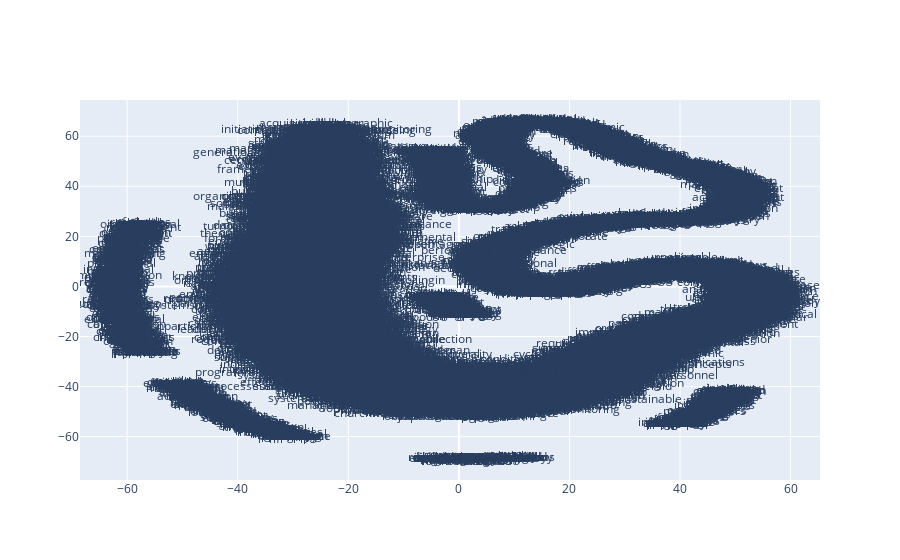

The code cell stored with this chart in its notebook:
### Code cell
try:
    get_ipython()
except Exception:
    plot_function = plot_with_matplotlib
else:
    plot_function = plot_with_plotly

plot_function(x_vals, y_vals, labels)

### Figure 1 — Plotly figure (JSON) as saved in the notebook; plotly's stock layout.template omitted (floating-point values rounded to 4 significant figures; data arrays with more than 128 entries replaced by an {"elided": "..."} marker saying what was removed)
{"data": [{"mode": "text", "text": {"elided": "18923 str values"}, "type": "scatter", "x": {"elided": "18923 float values"}, "y": {"elided": "18923 float values"}}], "layout": {}}
